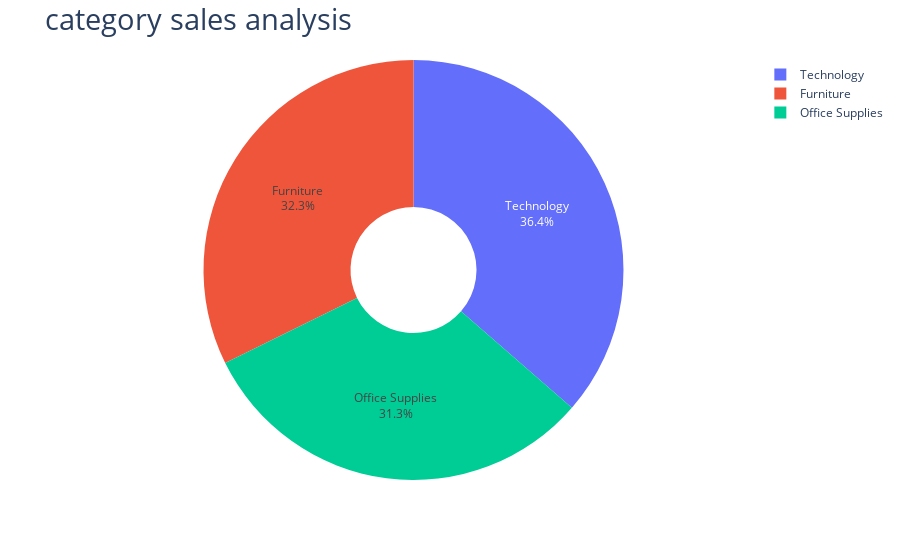

The notebook cell this image was saved under:
### Code cell
grp= px.pie(sale_category,
                 values='Sales',
            names='Category',
            hole=.3
            )
grp.update_traces(textposition="inside",textinfo="percent+label")
grp.update_layout(title="category sales analysis",title_font=dict(size=29))
grp.show()

### Figure 1 — Plotly figure (JSON) as saved in the notebook; plotly's stock layout.template omitted (floating-point values rounded to 4 significant figures)
{"data": [{"domain": {"x": [0, 1], "y": [0, 1]}, "hole": 0.3, "hovertemplate": "Category=%{label}<br>Sales=%{value}<extra></extra>", "labels": ["Furniture", "Office Supplies", "Technology"], "legendgroup": "", "name": "", "showlegend": true, "textinfo": "percent+label", "textposition": "inside", "type": "pie", "values": [742000.0, 719000.0, 836200.0]}], "layout": {"autosize": true, "legend": {"tracegroupgap": 0}, "margin": {"t": 60}, "title": {"font": {"size": 29}, "text": "category sales analysis"}}}
